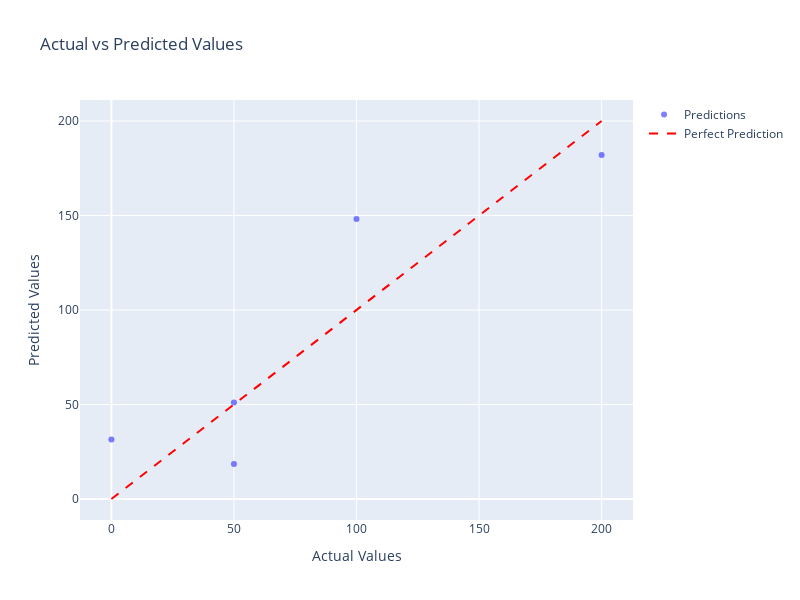

Notebook code cell kept with this figure:
### Code cell
#plot the actual vs predicted values based on the new model
fig = go.Figure()

fig.add_trace(go.Scatter(
    x=y_test,
    y=y_pred2,
    mode='markers',
    name='Predictions',
    marker=dict(color='blue', opacity=0.5)
))

# Add the diagonal line for actual value
fig.add_trace(go.Scatter(
    x=[y_test.min(), y_test.max()],
    y=[y_test.min(), y_test.max()],
    mode='lines',
    name='Perfect Prediction',
    line=dict(color='red', dash='dash')
))

fig.update_layout(
    title='Actual vs Predicted Values',
    xaxis_title='Actual Values',
    yaxis_title='Predicted Values',
    width=800,
    height=600,
    hovermode='closest'
)

fig.show()

### Figure 1 — Plotly figure (JSON) as saved in the notebook; plotly's stock layout.template omitted (floating-point values rounded to 4 significant figures)
{"data": [{"marker": {"color": "blue", "opacity": 0.5}, "mode": "markers", "name": "Predictions", "type": "scatter", "x": [50, 0, 100, 200, 50], "y": [18.46, 31.44, 148.1, 182.0, 51.1]}, {"line": {"color": "red", "dash": "dash"}, "mode": "lines", "name": "Perfect Prediction", "type": "scatter", "x": [0, 200], "y": [0, 200]}], "layout": {"height": 600, "hovermode": "closest", "title": {"text": "Actual vs Predicted Values"}, "width": 800, "xaxis": {"title": {"text": "Actual Values"}}, "yaxis": {"title": {"text": "Predicted Values"}}}}
